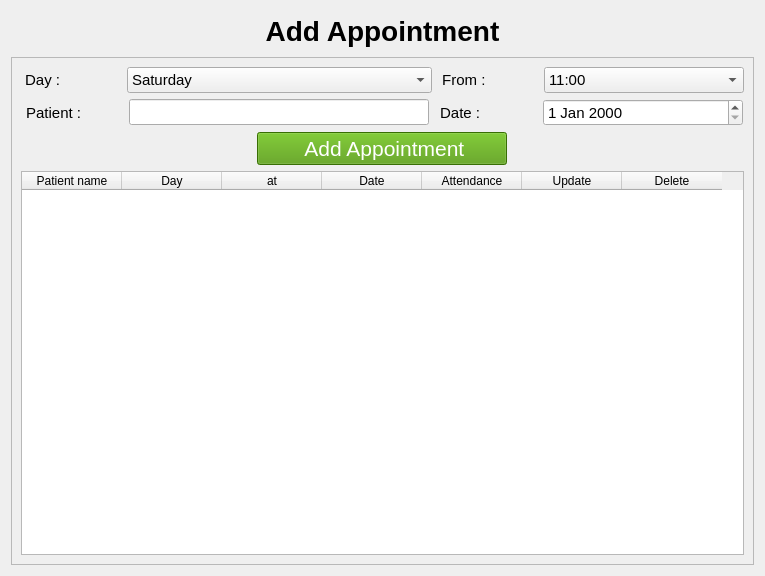
<?xml version="1.0" encoding="UTF-8"?>
<ui version="4.0">
 <class>Form</class>
 <widget class="QWidget" name="Form">
  <property name="geometry">
   <rect>
    <x>0</x>
    <y>0</y>
    <width>765</width>
    <height>576</height>
   </rect>
  </property>
  <property name="windowTitle">
   <string>Add Appointment</string>
  </property>
  <property name="windowIcon">
   <iconset>
    <normaloff>icons/005-add.png</normaloff>icons/005-add.png</iconset>
  </property>
  <layout class="QVBoxLayout" name="verticalLayout_3">
   <item>
    <widget class="QPushButton" name="pushButton_2">
     <property name="font">
      <font>
       <pointsize>21</pointsize>
       <weight>75</weight>
       <bold>true</bold>
      </font>
     </property>
     <property name="text">
      <string>Add Appointment</string>
     </property>
     <property name="icon">
      <iconset>
       <normaloff>icons/005-add.png</normaloff>icons/005-add.png</iconset>
     </property>
     <property name="iconSize">
      <size>
       <width>30</width>
       <height>30</height>
      </size>
     </property>
     <property name="flat">
      <bool>true</bool>
     </property>
    </widget>
   </item>
   <item>
    <widget class="QScrollArea" name="scrollArea">
     <property name="font">
      <font>
       <pointsize>11</pointsize>
      </font>
     </property>
     <property name="widgetResizable">
      <bool>true</bool>
     </property>
     <widget class="QWidget" name="scrollAreaWidgetContents">
      <property name="geometry">
       <rect>
        <x>0</x>
        <y>0</y>
        <width>741</width>
        <height>494</height>
       </rect>
      </property>
      <layout class="QVBoxLayout" name="verticalLayout_2">
       <item>
        <layout class="QVBoxLayout" name="verticalLayout">
         <item>
          <layout class="QHBoxLayout" name="horizontalLayout">
           <item>
            <widget class="QLabel" name="label_3">
             <property name="maximumSize">
              <size>
               <width>100</width>
               <height>16777215</height>
              </size>
             </property>
             <property name="font">
              <font>
               <pointsize>11</pointsize>
              </font>
             </property>
             <property name="text">
              <string> Day :</string>
             </property>
            </widget>
           </item>
           <item>
            <widget class="QComboBox" name="comboBox_2">
             <item>
              <property name="text">
               <string>Saturday</string>
              </property>
             </item>
             <item>
              <property name="text">
               <string>Sunday</string>
              </property>
             </item>
             <item>
              <property name="text">
               <string>Monday</string>
              </property>
             </item>
             <item>
              <property name="text">
               <string>Tuesday</string>
              </property>
             </item>
             <item>
              <property name="text">
               <string>Wednesday</string>
              </property>
             </item>
             <item>
              <property name="text">
               <string>Thursday</string>
              </property>
             </item>
            </widget>
           </item>
           <item>
            <widget class="QLabel" name="label">
             <property name="maximumSize">
              <size>
               <width>100</width>
               <height>16777215</height>
              </size>
             </property>
             <property name="text">
              <string> From :</string>
             </property>
            </widget>
           </item>
           <item>
            <widget class="QComboBox" name="comboBox">
             <property name="maximumSize">
              <size>
               <width>200</width>
               <height>16777215</height>
              </size>
             </property>
             <item>
              <property name="text">
               <string>11:00</string>
              </property>
             </item>
             <item>
              <property name="text">
               <string>12:00</string>
              </property>
             </item>
             <item>
              <property name="text">
               <string>01:30</string>
              </property>
             </item>
             <item>
              <property name="text">
               <string>03:00</string>
              </property>
             </item>
             <item>
              <property name="text">
               <string>04:30</string>
              </property>
             </item>
             <item>
              <property name="text">
               <string>06:00</string>
              </property>
             </item>
            </widget>
           </item>
          </layout>
         </item>
         <item>
          <layout class="QHBoxLayout" name="horizontalLayout_7">
           <item>
            <widget class="QLabel" name="label_2">
             <property name="maximumSize">
              <size>
               <width>100</width>
               <height>16777215</height>
              </size>
             </property>
             <property name="text">
              <string> Patient :</string>
             </property>
            </widget>
           </item>
           <item>
            <widget class="QLineEdit" name="lineEdit">
             <property name="sizePolicy">
              <sizepolicy hsizetype="Expanding" vsizetype="Fixed">
               <horstretch>0</horstretch>
               <verstretch>0</verstretch>
              </sizepolicy>
             </property>
             <property name="maximumSize">
              <size>
               <width>300</width>
               <height>16777215</height>
              </size>
             </property>
            </widget>
           </item>
           <item>
            <widget class="QLabel" name="label_4">
             <property name="maximumSize">
              <size>
               <width>100</width>
               <height>16777215</height>
              </size>
             </property>
             <property name="text">
              <string> Date :</string>
             </property>
            </widget>
           </item>
           <item>
            <widget class="QDateEdit" name="dateEdit">
             <property name="maximumSize">
              <size>
               <width>200</width>
               <height>16777215</height>
              </size>
             </property>
            </widget>
           </item>
          </layout>
         </item>
        </layout>
       </item>
       <item>
        <layout class="QHBoxLayout" name="horizontalLayout_8">
         <item>
          <widget class="QPushButton" name="addrecord">
           <property name="maximumSize">
            <size>
             <width>250</width>
             <height>1000</height>
            </size>
           </property>
           <property name="font">
            <font>
             <pointsize>16</pointsize>
             <weight>50</weight>
             <bold>false</bold>
            </font>
           </property>
           <property name="styleSheet">
            <string notr="true">background-color: rgb(78, 154, 6);
color: rgb(255, 255, 255);</string>
           </property>
           <property name="text">
            <string>  Add Appointment </string>
           </property>
          </widget>
         </item>
        </layout>
       </item>
       <item>
        <layout class="QHBoxLayout" name="horizontalLayout_2">
         <item>
          <widget class="QTableWidget" name="tableWidget">
           <property name="styleSheet">
            <string notr="true">border-color: rgb(152, 152, 152);</string>
           </property>
           <column>
            <property name="text">
             <string>Patient name</string>
            </property>
           </column>
           <column>
            <property name="text">
             <string>Day</string>
            </property>
           </column>
           <column>
            <property name="text">
             <string>at</string>
            </property>
           </column>
           <column>
            <property name="text">
             <string>Date</string>
            </property>
           </column>
           <column>
            <property name="text">
             <string>Attendance</string>
            </property>
           </column>
           <column>
            <property name="text">
             <string>Update</string>
            </property>
           </column>
           <column>
            <property name="text">
             <string>Delete</string>
            </property>
           </column>
          </widget>
         </item>
        </layout>
       </item>
      </layout>
     </widget>
    </widget>
   </item>
  </layout>
 </widget>
 <resources/>
 <connections/>
</ui>
